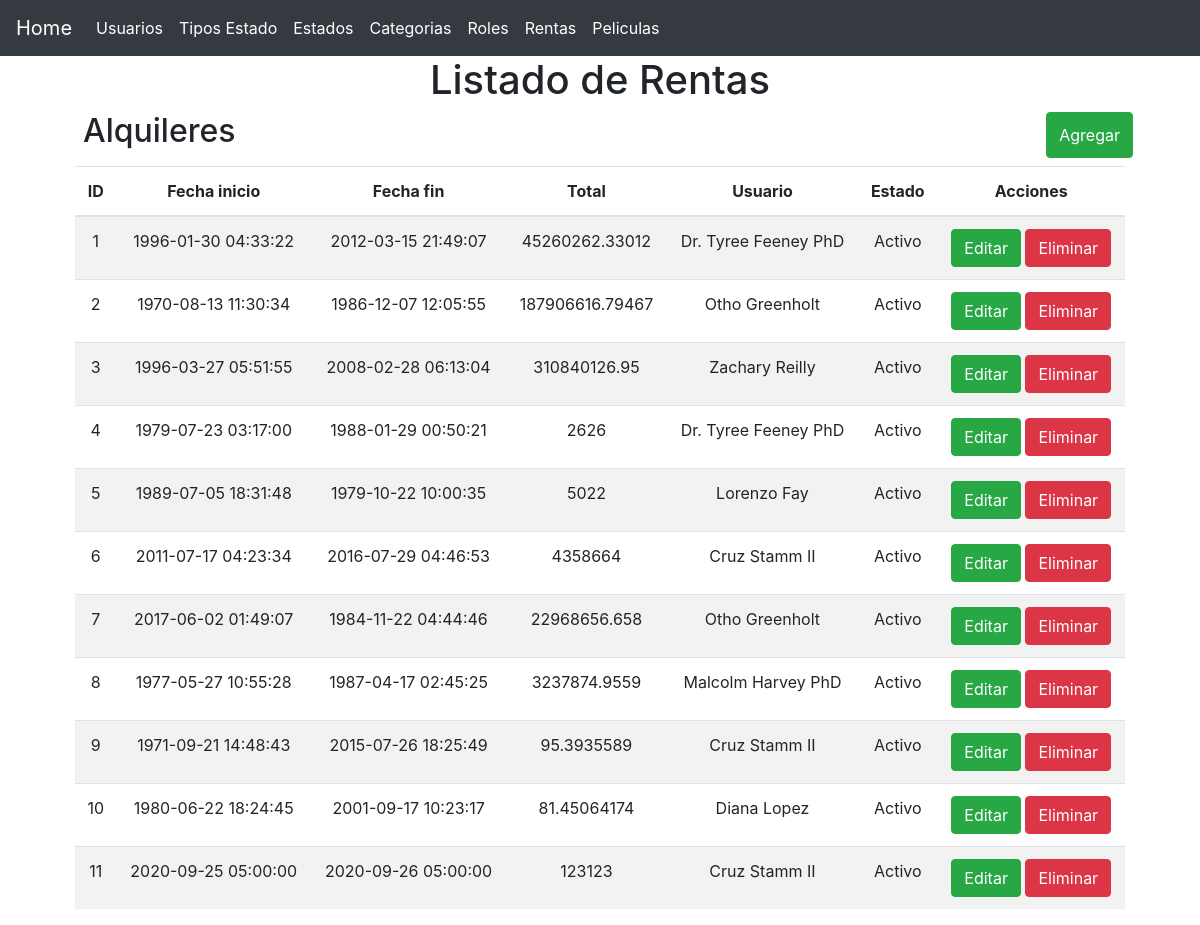
Screenshot of /?controller=rental with the database file from the repository.
### tables this page shows
CREATE TABLE `rentals` (
  `id` int(10) UNSIGNED NOT NULL,
  `start_date` timestamp NOT NULL DEFAULT current_timestamp() ON UPDATE current_timestamp(),
  `end_date` timestamp NULL DEFAULT NULL,
  `total` double DEFAULT NULL,
  `user_id` int(10) UNSIGNED NOT NULL,
  `status_id` int(10) UNSIGNED NOT NULL,
  `created_at` timestamp NULL DEFAULT NULL,
  `updated_at` timestamp NULL DEFAULT NULL
);

CREATE TABLE `users` (
  `id` int(10) UNSIGNED NOT NULL,
  `name` varchar(255) NOT NULL,
  `email` varchar(255) NOT NULL,
  `email_verified_at` timestamp NULL DEFAULT NULL,
  `password` varchar(255) NOT NULL,
  `status_id` int(10) UNSIGNED NOT NULL,
  `role_id` int(10) UNSIGNED NOT NULL,
  `remember_token` varchar(100) DEFAULT NULL,
  `created_at` timestamp NULL DEFAULT NULL,
  `updated_at` timestamp NULL DEFAULT NULL
);

CREATE TABLE `statuses` (
  `id` int(10) UNSIGNED NOT NULL,
  `name` varchar(255) NOT NULL,
  `type_status_id` int(10) UNSIGNED NOT NULL,
  `created_at` timestamp NULL DEFAULT NULL,
  `updated_at` timestamp NULL DEFAULT NULL
);

### controllers/RentalController.php (called while the page is built, shortened)
<?php
require 'models/Rental.php';
class RentalController
{
	private $rental;
	public function __construct()
	{
		try{
			$this->rental = new Rental;
		}catch(PDOException $e){
			die($e->getMessage());
		}
	}
	public function index()
	{
		require 'views/layout.php';
		$rentals = $this->rental->getAll();
		require 'views/rental/list.php';
	}
}

### models/Rental.php (called while the page is built, shortened)
<?php
class Rental
{
	private $pdo;
	public function __construct()
	{
		try {
			$this->pdo = new Database;
		} catch (PDOException $e) {
			die($e->getMessage());
		}
	}
	public function getAll()
	{
		try {
			$strSql = "SELECT r.*, s.name as status, u.name as user FROM rentals r INNER JOIN  statuses s ON s.Id=r.status_id INNER JOIN users u ON u.id=r.user_id ORDER BY r.id ASC";
			$query = $this->pdo->select($strSql);
			return $query;
		} catch (PDOException $e) {
			die($e->getMessage());
		}
	}
}

### providers/Database.php (called while the page is built, shortened)
<?php
class Database extends PDO
{
    public function select($strSql, $arrayData = array(), $fetchMode = PDO::FETCH_OBJ)
    {
    	$query = $this->prepare($strSql);
    	if( !$query->execute() ) {
    		echo "Error, la consulta no se realizó";
    	} else {
    		return $query->fetchAll($fetchMode);
    	}
    }
}

### views/rental/list.php (shortened to what this page needs)
<main class="container">
	<section class="col-md-12 text-center">
		<h1>Listado de Rentas</h1>
		<div class="col-md-12 m-2 d-flex justify-content-between">
			<h2>Alquileres</h2>
			<button data-toggle="modal" data-target="#newRental" class="btn btn-success">Agregar</button>
		</div>
		<section class="col-md-12">
			<table class="table table-striped table-hover">
			  <thead>
			    <tr>
			      <th>ID</th>
			      <th>Fecha inicio</th>
			      <th>Fecha fin</th>
			      <th>Total</th>
				  <th>Usuario</th>
			      <th>Estado</th>
                  <th>Acciones</th>
			    </tr>
			  </thead>
			  <tbody>
			  	<?php foreach($rentals as $rental) :?>
				    <tr>
				      <td><?php echo $rental->id ?></td>
				      <td><?php echo $rental->start_date ?></td>
				      <td><?php echo $rental->end_date ?></td>
				      <td><?php echo $rental->total ?></td>
                      <td><?php echo $rental->user ?></td>
					  <td><?php echo $rental->status ?></td>
				      <td>
				      	<button data-toggle="modal" data-target="#editRental<?php echo $rental->id ?>" class="btn btn-success">Editar</button>
				      	<a href="?controller=rental&method=delete&id=<?php echo $rental->id ?>" class="btn btn-danger">Eliminar</a>
				      </td>
				    </tr>
				  <?php endforeach ?>
			  </tbody>
			</table>
		</section>
	</section>
</main>

### rows the page displays
rentals: id "1", start_date "1996-01-30 04:33:22", end_date "2012-03-15 21:49:07", total "45260262.33012", user.name "Dr. Tyree Feeney PhD", status.name "Activo"
rentals: id "2", start_date "1970-08-13 11:30:34", end_date "1986-12-07 12:05:55", total "187906616.79467", user.name "Otho Greenholt", status.name "Activo"
rentals: id "3", start_date "1996-03-27 05:51:55", end_date "2008-02-28 06:13:04", total "310840126.95", user.name "Zachary Reilly", status.name "Activo"
rentals: id "4", start_date "1979-07-23 03:17:00", end_date "1988-01-29 00:50:21", total "2626", user.name "Dr. Tyree Feeney PhD", status.name "Activo"
rentals: id "5", start_date "1989-07-05 18:31:48", end_date "1979-10-22 10:00:35", total "5022", user.name "Lorenzo Fay", status.name "Activo"
rentals: id "6", start_date "2011-07-17 04:23:34", end_date "2016-07-29 04:46:53", total "4358664", user.name "Cruz Stamm II", status.name "Activo"
rentals: id "7", start_date "2017-06-02 01:49:07", end_date "1984-11-22 04:44:46", total "22968656.658", user.name "Otho Greenholt", status.name "Activo"
rentals: id "8", start_date "1977-05-27 10:55:28", end_date "1987-04-17 02:45:25", total "3237874.9559", user.name "Malcolm Harvey PhD", status.name "Activo"
rentals: id "9", start_date "1971-09-21 14:48:43", end_date "2015-07-26 18:25:49", total "95.3935589", user.name "Cruz Stamm II", status.name "Activo"
rentals: id "10", start_date "1980-06-22 18:24:45", end_date "2001-09-17 10:23:17", total "81.45064174", user.name "Diana Lopez", status.name "Activo"
rentals: id "11", start_date "2020-09-25 05:00:00", end_date "2020-09-26 05:00:00", total "123123", user.name "Cruz Stamm II", status.name "Activo"
